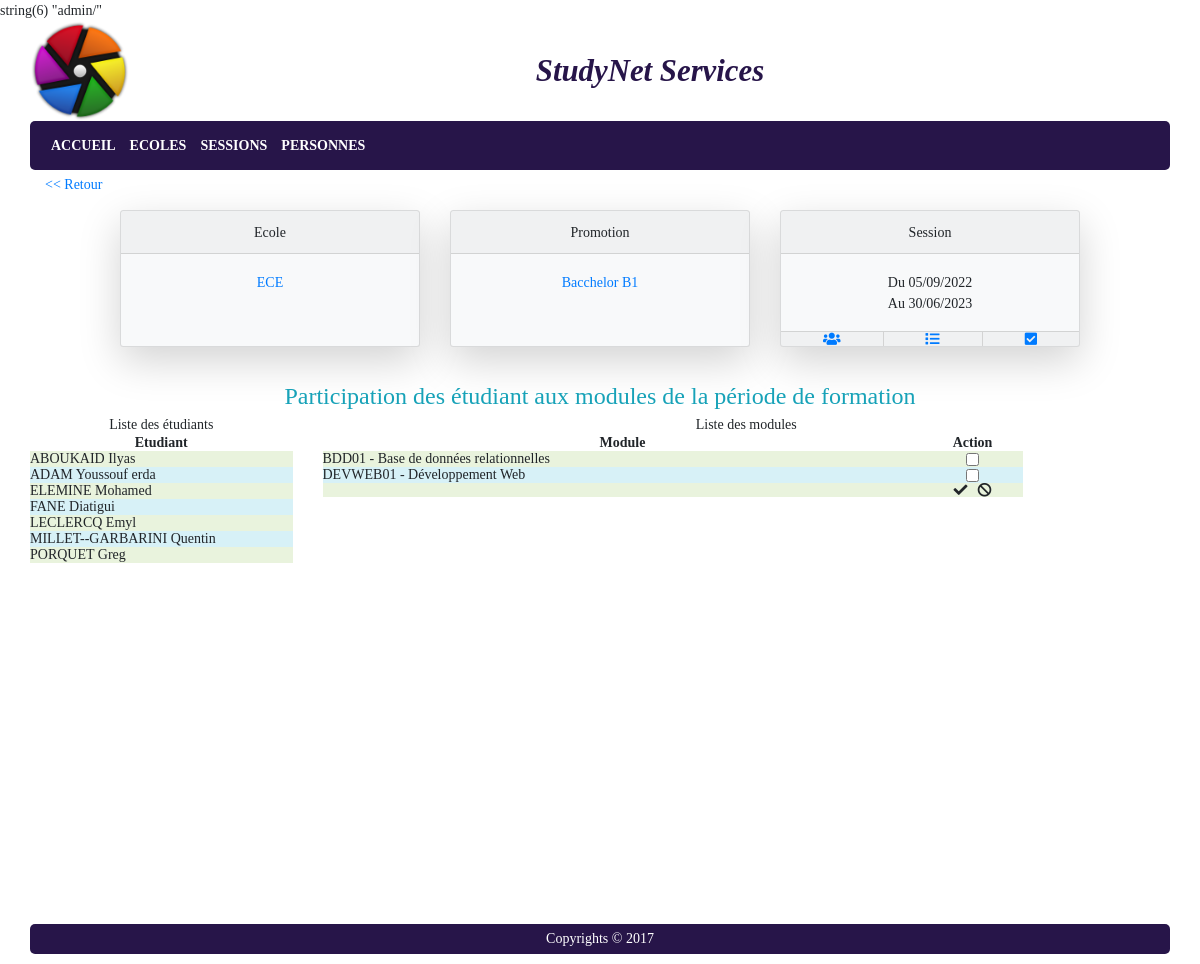
The page /index.php?p=periodesformation&a=participations&idpf=46 (signed in) on the database its author committed.
### tables this page shows
CREATE TABLE `promotion` (
  `promo_id` int NOT NULL AUTO_INCREMENT,
  `promo_libelle` varchar(50) NOT NULL,
  `eco_id` int NOT NULL,
  PRIMARY KEY (`promo_id`),
  KEY `FK_promotion_eco_id` (`eco_id`),
  CONSTRAINT `FK_promotion_eco_id` FOREIGN KEY (`eco_id`) REFERENCES `ecole` (`eco_id`)
);

CREATE TABLE `ecole` (
  `eco_id` int NOT NULL AUTO_INCREMENT,
  `eco_nom` varchar(50) NOT NULL,
  `eco_logo` varchar(255) DEFAULT NULL,
  PRIMARY KEY (`eco_id`)
);

CREATE TABLE `periodeformation` (
  `pf_id` int NOT NULL AUTO_INCREMENT,
  `pf_datedebut` date NOT NULL,
  `pf_datefin` date NOT NULL,
  `pf_duree` int NOT NULL,
  `promo_id` int NOT NULL,
  `resp_id` int DEFAULT NULL,
  `statpf_id` int NOT NULL DEFAULT '1',
  PRIMARY KEY (`pf_id`),
  KEY `FK_periodeformation_promo_id` (`promo_id`),
  KEY `FK_PERFOR_RESP` (`resp_id`),
  KEY `FK_PF_STATPF` (`statpf_id`),
  CONSTRAINT `FK_PERFOR_RESP` FOREIGN KEY (`resp_id`) REFERENCES `responsablePedago` (`resp_id`),
  CONSTRAINT `FK_periodeformation_promo_id` FOREIGN KEY (`promo_id`) REFERENCES `promotion` (`promo_id`),
  CONSTRAINT `FK_PF_STATPF` FOREIGN KEY (`statpf_id`) REFERENCES `statutpf` (`statpf_id`)
);

CREATE TABLE `etudiant` (
  `etu_id` int NOT NULL AUTO_INCREMENT,
  `etu_photo` varchar(255) DEFAULT NULL,
  `pers_id` int NOT NULL,
  PRIMARY KEY (`etu_id`),
  KEY `FK_ETU_PERS` (`pers_id`),
  CONSTRAINT `FK_ETU_PERS` FOREIGN KEY (`pers_id`) REFERENCES `personne` (`pers_id`)
);

CREATE TABLE `personne` (
  `pers_id` int NOT NULL AUTO_INCREMENT,
  `pers_nom` varchar(50) NOT NULL,
  `pers_prenom` varchar(50) NOT NULL,
  `pers_email` varchar(250) DEFAULT NULL,
  `us_id` int DEFAULT NULL,
  PRIMARY KEY (`pers_id`),
  KEY `FK_PERS_USER` (`us_id`),
  CONSTRAINT `FK_PERS_USER` FOREIGN KEY (`us_id`) REFERENCES `userAuth` (`us_id`)
);

CREATE TABLE `module` (
  `mod_id` int NOT NULL AUTO_INCREMENT,
  `mod_libelle` varchar(200) NOT NULL,
  `mod_code` varchar(20) DEFAULT NULL,
  `mod_details` text,
  `mod_duree` int NOT NULL,
  `unit_id` int DEFAULT NULL,
  PRIMARY KEY (`mod_id`),
  KEY `FK_MOD_UNIT` (`unit_id`),
  CONSTRAINT `FK_MOD_UNIT` FOREIGN KEY (`unit_id`) REFERENCES `uniteenseignement` (`unit_id`)
);

### core/views/admin/view_gestparticipation.php (the view, shortened to what the rows shown need)
<section id="content_body" class="row">
	<div class="row">
		<div class="col-3 text-center" style="height: 500px; overflow-y: scroll">
			<table id="tbetudiants">
				<tr>
					<th style="width: 600px;">Etudiant</th>
				</tr>
				<?php
					$script = '';
					if (count($listeEtudiants) == 0){
						$script .= '<tr><td colspan="8">Aucune donnée disponible !</td></tr>';
					}else{
						foreach ($listeEtudiants as $etudiant){
							$script .= '<tr class="lignedata" data-id="'.$etudiant->getId().'"><td class="text-left" style="cursor: pointer">'.$etudiant->getNomComplet().'</td></tr>';
						}
					}
					print($script);
				?>
			</table>
		</div>
		<div class="col-9 text-center">
			<table id="tbmodules">
				<tr>
					<th style="width: 600px;">Module</th>
					<th style="width: 100px;">Action</th>
				</tr>
				<?php
					$script = '';
					if (count($listeModules) == 0){
						$script .= '<tr><td colspan="8">Aucune donnée disponible !</td></tr>';
					}else{
						foreach ($listeModules as $module){
							$script .= '<tr class="lignedata">';
							$script .= '<td class="text-left" style="cursor: pointer">'.($module->getCode() != ''?$module->getCode().' - ':'').$module->getLibelle().'</td>';
							$script .= '<td class="text-center" style="cursor: pointer"><input type="checkbox" name="chk_'.$module->getId().'" data-name="chkmodule" /></td>';
							$script .= '</tr>';
						}
					}
					$script .= '<tr class="lignedata"><td></td><td class="text-center">';
					$script .= '<span data-id="chk_all" title="Tout cocher" class="fa fa-check" style="margin-right: 5px; cursor: pointer"></span>';
					$script .= '<span data-id="chk_none" title="Tout décocher" class="fa fa-ban" style="margin-left: 5px; cursor: pointer"></span>';
					$script .= '</td></tr>';
					print($script);
				?>
			</table>
		</div>
	</div>
</section>

### core/views/admin/view_enteteperiodesformations.php (shortened to what the rows shown need)
<section class="container content_body">
	<section class="row card-deck justify-content-center">
		<div class="card bg-light mb-4 shadow-lg text-center" style="max-width: 300px">
			<div class="card-body">
				<?php
					if (is_null($promo)){
						print('<a href="index.php?p=ecoles" class="card-link">Toutes</a>');
					}else{
						print('<a href="index.php?p=promotions&idecole='.$promo->getIdEcole().'">'.Ecole::getById($promo->getIdEcole())->getNom().'</a>');
					}
				?>
			</div>
		</div>
		<div class="card bg-light mb-4 shadow-lg text-center" style="max-width: 300px">
			<div class="card-body">
				<?php
					if (is_null($promo)){
						print('<a href="index.php?p=promotions" class="card-link">Toutes</a>');
					}else {
						if ($action != 'listepf'){
							print('<a href="index.php?p=periodesformation&a=listepf&idpromo='.$promo->getId().'">'.$promo->getLibelle().'</a>');
						}else{
							print($promo->getLibelle());
						}
					}
				?>
			</div>
		</div>
		<?php
			if (!is_null($pf)){
			?>
			<div class="card bg-light mb-4 shadow-lg text-center" style="max-width: 300px">
				<div class="card-header">Session</div>
				<div class="card-body">
					<p class="card-text">Du <?php print($pf->getDateDebut()); ?><br />Au <?php print($pf->getDateFin()); ?></p>
				</div>
				<div class="card-footer">
					<span><a href="index.php?p=periodesformation&a=listeetudiants&idpf=<?=$pf->getId()?>" title="Liste des étudiants"><span class="fas fa-users align-middle"></span></a></span>
					<span><a href="index.php?p=periodesformation&a=listemodules&idpf=<?=$pf->getId()?>" title="Liste des modules"><span class="fas fa-list align-middle"></span></a></span>
					<span><a href="index.php?p=periodesformation&a=participations&idpf=<?=$pf->getId()?>" title="Gérer la participation des étudiants aux modules"><span class="fas fa-check-square align-middle"></span></a></span>
				</div>
			</div>
			<?php
			}
		?>
	</section>
</section>

### rows shown on the page
promotion: eco.eco_nom "ECE", promo_libelle "Bacchelor B1"
periodeformation: pf_datedebut "05/09/2022", pf_datefin "30/06/2023"
etudiant: pers.pers_prenom "ABOUKAID Ilyas"
etudiant: pers.pers_prenom "ADAM Youssouf erda"
etudiant: pers.pers_prenom "ELEMINE Mohamed"
etudiant: pers.pers_prenom "FANE Diatigui"
etudiant: pers.pers_prenom "LECLERCQ Emyl"
etudiant: pers.pers_prenom "MILLET--GARBARINI Quentin"
etudiant: pers.pers_prenom "PORQUET Greg"
module: mod_code "BDD01", mod_libelle "Base de données relationnelles"
module: mod_code "DEVWEB01", mod_libelle "Développement Web"

### other values the page prints
$pageTitle "StudyNet Services"
$this->libelle "ACCUEIL"
$this->libelle "ECOLES"
$this->libelle "SESSIONS"
$this->libelle "PERSONNES"
